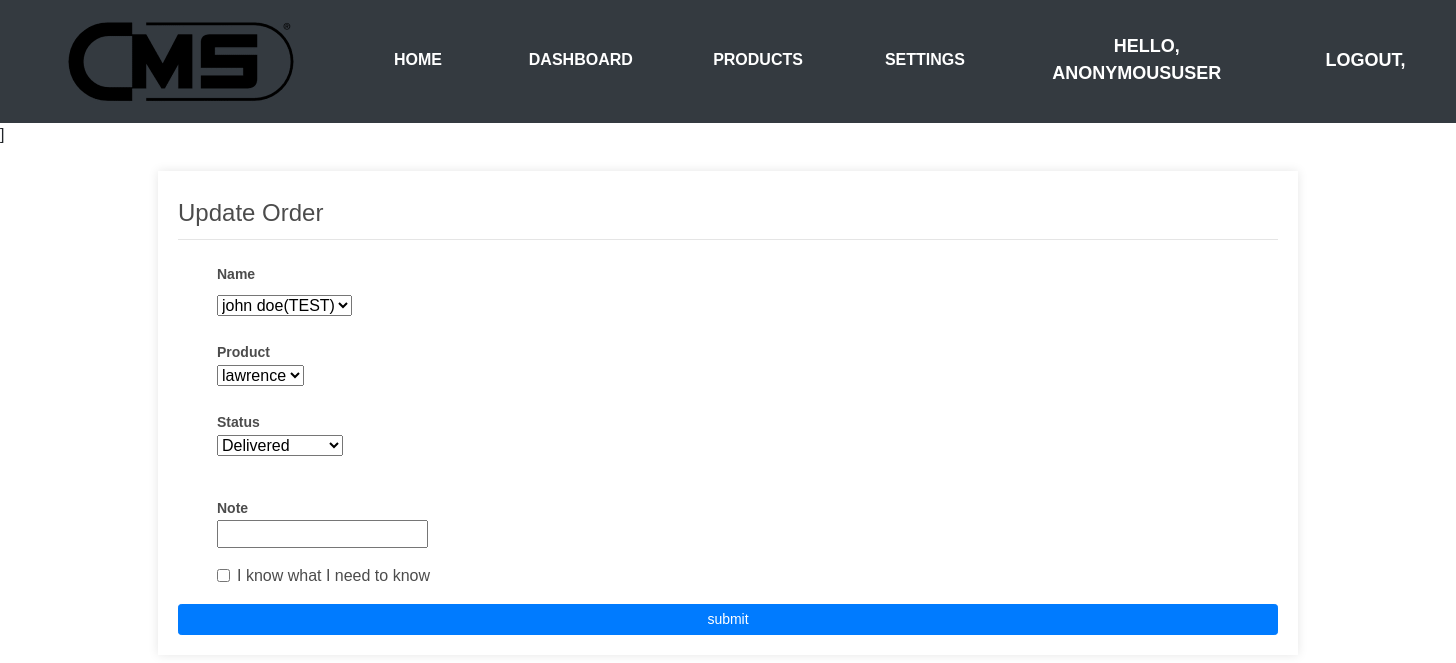
The page /update_order/1/ on the database its author committed.
### accounts/models.py (models this page shows, shortened)
class Order(models.Model):
    STATUS = (
        ('Pending', 'Pending'),
        ('Out of delivery', 'Out of delivery'),
        ('Delivered', 'Delivered'),
    )
    customer = models.ForeignKey(Customer, null=True, on_delete=models.SET_NULL)
    product = models.ForeignKey(Product, null=True, on_delete=models.SET_NULL)
    date_created = models.DateTimeField(auto_now_add=True, null=True)
    status = models.CharField(max_length=200, null=True, choices=STATUS)
    note = models.CharField(max_length=100, null=True)

### accounts/views.py (the view)
# urls.py: path('update_order/<str:pk>/', views.update_order, name="update_order"),
def update_order(request, pk):
    order = Order.objects.get(id=pk)
    form = orderform(instance=order)
    if request.method == 'POST':
        form = orderform(request.POST, instance=order)
        if form.is_valid():
            form.save()
            return redirect('/')
    context = {'form': form}
    return render(request, 'accounts/update.html', context)

### accounts/forms.py
class orderform(ModelForm):
    class Meta:
        model = Order
        fields = '__all__'

### accounts/models.py (called while the page is built)
    def __str__(self):
        return self.name

    def __str__(self):
        return self.name

### templates/accounts/update.html (shortened to what this page needs)
{% extends 'accounts/main.html' %}
{% load static %}
{% block content %}
 <form action="" method ="POST">]
  <section class="order-form my-4 mx-4">
    <div class="container pt-4">
      <div class="row">
        <div class="col-12">
          <legend>Update Order</legend>
          <hr class="mt-1">
        </div>
        <div class="col-12">
          <div class="row mx-4">
            <div class="col-12 mb-2">
              <label class="order-form-label">Name</label>
            </div>
            <div class="col-12 col-sm-6">
                {{ form.customer }}
            </div>
          </div>
          <div class="row mt-3 mx-4">
            <div class="col-12">
              <label class="order-form-label">Product</label>
            </div>
            <div class="col-12">
               {{ form.product }}
            </div>
          </div>
          <div class="row mt-3 mx-4">
            <div class="col-12">
              <label class="order-form-label">Status</label>
            </div>
            <div class="col-12">
               {{ form.status }}
            </div>
          </div>
          <div class="row mt-3 mx-4">
            <div class="col-12">
              <label class="order-form-label">Note</label>
            </div>
            <div class="col-12" >
               {{ form.note }}
            </div>
          </div>
          <div class="row mt-3 mx-4">
            <div class="col-12">
              <div class="form-check">
                <input type="checkbox" class="form-check-input" name="validation" id="validation" value="1">
                <label for="validation" class="form-check-label">I know what I need to know</label>
              </div>
            </div>
          </div>
          <div class="row mt-3">
            <div class="col-12">
              <button class="btn btn-primary  btn-sm btn-block" href="{% url 'home' %}">submit</button>
            </div>
          </div>
        </div>
      </div>
    </div>
  </section>
{% endblock %}

### accounts/static/css/main.css (style rules this page uses)
* { margin: 0; padding: 0; box-sizing: border-box; font-family: 'Poppins', sans-serif; }
body { background-color: lightblue; }

### templates/accounts/navbar.html (style rules this page uses)
* { margin: 0; padding: 0; list-style-type: none; }
body { background: white; }

### templates/accounts/update.html (style rules this page uses)
.order-form .container { color: #4c4c4c; padding: 20px; box-shadow: 0 0 10px 0 rgba(0, 0, 0, .1); }
.order-form-label { margin: 8px 0 0 0; font-size: 14px; font-weight: bold; }

### rows shown on the page
Order: customer "john doe(TEST)", product "lawrence", status "Delivered"

### other values the page prints
{{ request.user }} "ANONYMOUSUSER"
